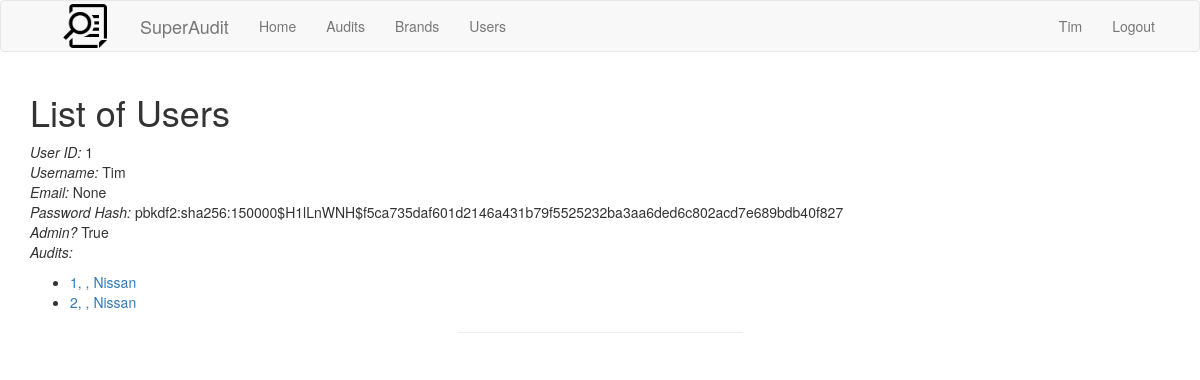
The page /user/list (signed in) on the database its author committed.
### app/models.py (models this page shows, shortened)
class BaseModel(db.Model): # make tables from this class to include these columns
    __abstract__ = True
    created_on = db.Column(db.DateTime, default=db.func.now())
    updated_on = db.Column(db.DateTime, default=db.func.now(), onupdate=db.func.now())

class User(UserMixin, BaseModel):
    __tablename__ = 'user'
    id = db.Column(db.Integer, primary_key=True)
    username = db.Column(db.String(64), index=True, unique=True)
    email = db.Column(db.String(120), index=True, unique=True)
    password_hash = db.Column(db.String(128))
    admin = db.Column(db.Boolean)
    audits = db.relationship('Audit', backref='auditor', lazy='select')

class Audit(BaseModel):
    __tablename__ = 'audit'
    id = db.Column(db.Integer, primary_key=True)
    user_id = db.Column(db.Integer, db.ForeignKey('user.id'))
    brand_id = db.Column(db.Integer, db.ForeignKey('brand.id'))
    dealer_id = db.Column(db.Integer, db.ForeignKey('dealer.id'))
    orders = db.relationship('SalesOrder', backref='audit', lazy='select')
    data_import = db.relationship('DataImport', backref='audit', lazy='select') # one-to-one

class Brand(BaseModel):
    __tablename__= 'brand'
    id = db.Column(db.Integer, primary_key=True)
    name = db.Column(db.String(60), unique=True)
    code = db.Column(db.String(3))
    audits = db.relationship('Audit', backref='brand', lazy='select')

### app/routes.py (the view)
@app.route('/user/list')
def list_of_users():
    if not current_user.is_authenticated:
        flash('Not logged in')
        return redirect(url_for('index'))
    user = db.session.query(User).filter_by(username=current_user.username).first()
    if not user.admin:
        flash('Not administrator - {}'.format(user.admin))
        return redirect(url_for('index'))
    users = db.session.query(User).all()
    return render_template('user/list.html', title='List of Users', users=users)

### app/models.py (called while the page is built)
@login.user_loader
def load_user(id):
    return db.session.query(User).get(int(id))

### app/templates/user/list.html
{% extends "base.html" %}
{% block app_content %}
    <h1>List of Users</h1>
    {% for user in users %}
        <p>
            <i>User ID:</i> {{ user.id }}<br>
            <i>Username:</i> {{ user.username }}<br>
            <i>Email:</i> {{ user.email }}<br>
            <i>Password Hash:</i> {{ user.password_hash }}<br>
            <i>Admin?</i> {{ user.admin }}<br>
            {% if user.audits %}
                <i>Audits:</i>
                <ul>
                    {% for audit in user.audits %}
                        <li><a href={{ url_for('audit_report', audit_id=audit.id) }}>{{ audit.id }}, {{ audit.timestamp_created }},  {{ audit.brand.name }}</a></li>
                    {% endfor %}
                </ul>
            {% endif %}
        </p>
    <hr width=25%>
    {% endfor %}
{% endblock %}

### app/templates/base.html (shortened to what this page needs)
{%- extends "bootstrap/base.html" %}
{% import "bootstrap/utils.html" as utils %}
{% import "bootstrap/fixes.html" as fixes %}
{% block head %}
    {{super()}}
{%- endblock %}
{% block styles -%}
    {{super()}}
{% endblock %}
{% block navbar %}
    <nav class="navbar navbar-default">
        <div class="container">
            <div class="navbar-header">
                <a class="navbar-left"><img src="{{ url_for('static', filename='img/logo.png') }}" style="height: 50px; margin: 0 30px">  </a>
                <a class="navbar-brand">SuperAudit</a>
            </div>
            <div class="collapse navbar-collapse" id="bs-example-navbar-collapse-1">
                <ul class="nav navbar-nav">
                    <li class="nav-item"><a class="nav-link" href="{{ url_for('index') }}">Home</a></li>
                    <li class="nav-item dropdown">
                        <a class="nav-link dropdown-toggle" id="navbarDropdownMenuLink" data-toggle="dropdown"
                          aria-haspopup="true" aria-expanded="false">Audits</a>
                    </li>
                    <li class="nav-item dropdown">
                        <a class="nav-link dropdown-toggle" id="navbarDropdownMenuLink" data-toggle="dropdown"
                          aria-haspopup="true" aria-expanded="false">Brands</a>
                    </li>
                    <li class="nav-item dropdown">
                        <a class="nav-link dropdown-toggle" id="navbarDropdownMenuLink" data-toggle="dropdown"
                          aria-haspopup="true" aria-expanded="false">Users</a>
                    </li>
                </ul>
                <ul class="nav navbar-nav navbar-right">
                    {% if current_user.is_anonymous %}
                    <li><a href="{{ url_for('login') }}">Login</a></li>
                    {% else %}
                    <li><a href="{{ url_for('site_map') }}">{{- current_user.username }}</a></li>
                    <li><a href="{{ url_for('logout') }}">Logout</a></li>
                    {% endif %}
                </ul>
            </div>
        </div>
    </nav>
{% endblock %}
{% block content %}
  <div class="container">
  {% block app_content %}{% endblock %}
{%- endblock %}

### rows shown on the page
User: username "Tim", id "1", email "None", password_hash "pbkdf2:sha256:150000$H1lLnWNH$f5ca735daf601d2146a431b79f5525232ba3aa6ded6c802acd7e689bdb40f827", admin "True"
Audit: id "1", brand.name "Nissan"
Audit: id "2", brand.name "Nissan"
